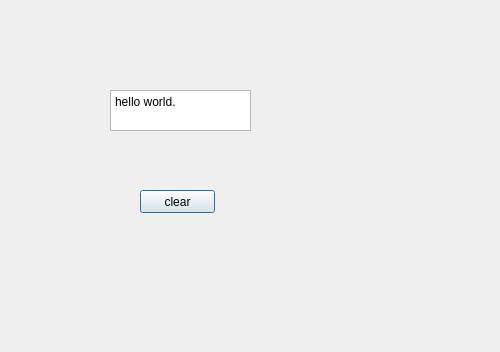
<?xml version="1.0" encoding="UTF-8"?>
<ui version="4.0">
 <class>Dialog</class>
 <widget class="QDialog" name="Dialog">
  <property name="geometry">
   <rect>
    <x>0</x>
    <y>0</y>
    <width>500</width>
    <height>352</height>
   </rect>
  </property>
  <property name="windowTitle">
   <string>1</string>
  </property>
  <widget class="QTextEdit" name="textEdit">
   <property name="geometry">
    <rect>
     <x>110</x>
     <y>90</y>
     <width>141</width>
     <height>41</height>
    </rect>
   </property>
   <property name="html">
    <string>&lt;!DOCTYPE HTML PUBLIC &quot;-//W3C//DTD HTML 4.0//EN&quot; &quot;http://www.w3.org/TR/REC-html40/strict.dtd&quot;&gt;
&lt;html&gt;&lt;head&gt;&lt;meta name=&quot;qrichtext&quot; content=&quot;1&quot; /&gt;&lt;style type=&quot;text/css&quot;&gt;
p, li { white-space: pre-wrap; }
&lt;/style&gt;&lt;/head&gt;&lt;body style=&quot; font-family:'SimSun'; font-size:9pt; font-weight:400; font-style:normal;&quot;&gt;
&lt;p style=&quot; margin-top:0px; margin-bottom:0px; margin-left:0px; margin-right:0px; -qt-block-indent:0; text-indent:0px;&quot;&gt;hello world.&lt;/p&gt;&lt;/body&gt;&lt;/html&gt;</string>
   </property>
  </widget>
  <widget class="QPushButton" name="pushButton">
   <property name="geometry">
    <rect>
     <x>140</x>
     <y>190</y>
     <width>75</width>
     <height>23</height>
    </rect>
   </property>
   <property name="text">
    <string>clear</string>
   </property>
  </widget>
 </widget>
 <resources/>
 <connections>
  <connection>
   <sender>pushButton</sender>
   <signal>clicked()</signal>
   <receiver>textEdit</receiver>
   <slot>clear()</slot>
   <hints>
    <hint type="sourcelabel">
     <x>180</x>
     <y>192</y>
    </hint>
    <hint type="destinationlabel">
     <x>180</x>
     <y>125</y>
    </hint>
   </hints>
  </connection>
 </connections>
</ui>
